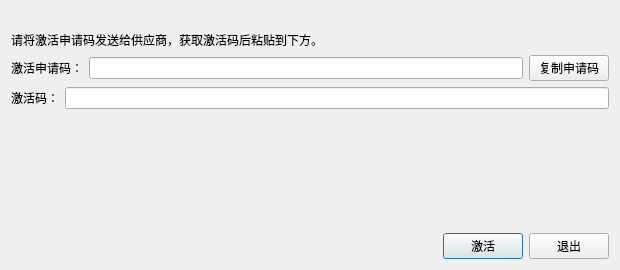
<?xml version="1.0" encoding="UTF-8"?>
<ui version="4.0">
 <class>ActivationDialog</class>
 <widget class="QDialog" name="ActivationDialog">
  <property name="geometry">
   <rect>
    <x>0</x>
    <y>0</y>
    <width>620</width>
    <height>270</height>
   </rect>
  </property>
  <property name="windowTitle">
   <string>软件激活</string>
  </property>
  <layout class="QVBoxLayout" name="verticalLayout">
   <item>
    <widget class="QLabel" name="label_status">
     <property name="text">
      <string/>
     </property>
     <property name="wordWrap">
      <bool>true</bool>
     </property>
    </widget>
   </item>
   <item>
    <widget class="QLabel" name="label_instruction">
     <property name="text">
      <string>请将激活申请码发送给供应商，获取激活码后粘贴到下方。</string>
     </property>
     <property name="wordWrap">
      <bool>true</bool>
     </property>
    </widget>
   </item>
   <item>
    <layout class="QHBoxLayout" name="horizontalLayout_request">
     <item>
      <widget class="QLabel" name="label_requestCode">
       <property name="text">
        <string>激活申请码：</string>
       </property>
      </widget>
     </item>
     <item>
      <widget class="QLineEdit" name="lineEdit_requestCode">
       <property name="readOnly">
        <bool>true</bool>
       </property>
      </widget>
     </item>
     <item>
      <widget class="QPushButton" name="pushButton_copyRequest">
       <property name="text">
        <string>复制申请码</string>
       </property>
      </widget>
     </item>
    </layout>
   </item>
   <item>
    <layout class="QHBoxLayout" name="horizontalLayout_activation">
     <item>
      <widget class="QLabel" name="label_activationCode">
       <property name="text">
        <string>激活码：</string>
       </property>
      </widget>
     </item>
     <item>
      <widget class="QLineEdit" name="lineEdit_activationCode"/>
     </item>
    </layout>
   </item>
   <item>
    <spacer name="verticalSpacer">
     <property name="orientation">
      <enum>Qt::Vertical</enum>
     </property>
     <property name="sizeHint" stdset="0">
      <size>
       <width>20</width>
       <height>20</height>
      </size>
     </property>
    </spacer>
   </item>
   <item>
    <layout class="QHBoxLayout" name="horizontalLayout_buttons">
     <item>
      <spacer name="horizontalSpacer">
       <property name="orientation">
        <enum>Qt::Horizontal</enum>
       </property>
       <property name="sizeHint" stdset="0">
        <size>
         <width>40</width>
         <height>20</height>
        </size>
       </property>
      </spacer>
     </item>
     <item>
      <widget class="QPushButton" name="pushButton_activate">
       <property name="text">
        <string>激活</string>
       </property>
       <property name="uiRole" stdset="0">
        <string>primary</string>
       </property>
       <property name="default">
        <bool>true</bool>
       </property>
      </widget>
     </item>
     <item>
      <widget class="QPushButton" name="pushButton_exit">
       <property name="text">
        <string>退出</string>
       </property>
      </widget>
     </item>
    </layout>
   </item>
  </layout>
 </widget>
 <resources/>
 <connections/>
</ui>
